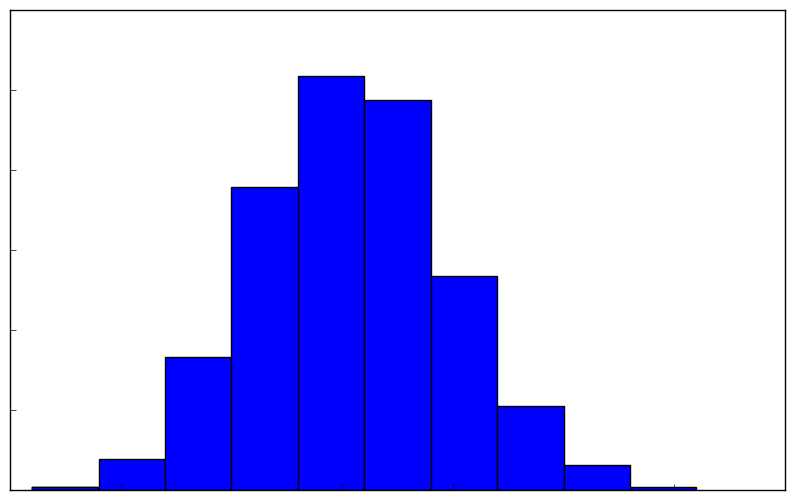

Write Python code to recreate this figure.
#!/usr/bin/env python3
# -*- coding: utf-8 -*-

# Copyright (c) 2016,2017 Jérémie DECOCK (http://www.jdhp.org)

"""
Don't show ticks and labels on axis
"""

import numpy as np
import matplotlib.pyplot as plt

fig, ax1 = plt.subplots(nrows=1, ncols=1, figsize=(10, 6))

data = np.random.binomial(n=100, p=0.25, size=10000)
ax1.hist(data)

# See http://matplotlib.org/api/axes_api.html#matplotlib.axes.Axes.tick_params
ax1.tick_params(axis='both',       # changes apply to the x and y axis
                which='both',      # both major and minor ticks are affected
                bottom='on',       # ticks along the bottom edge are off
                top='off',         # ticks along the top edge are off
                left='on',         # ticks along the left edge are off
                right='off',       # ticks along the right edge are off
                labelbottom='off', # labels along the bottom edge are off
                labelleft='off')   # labels along the lefleft are off

# Save file and plot ########

plt.savefig("no_ticks_and_labels.png", bbox_inches='tight')
plt.show()
